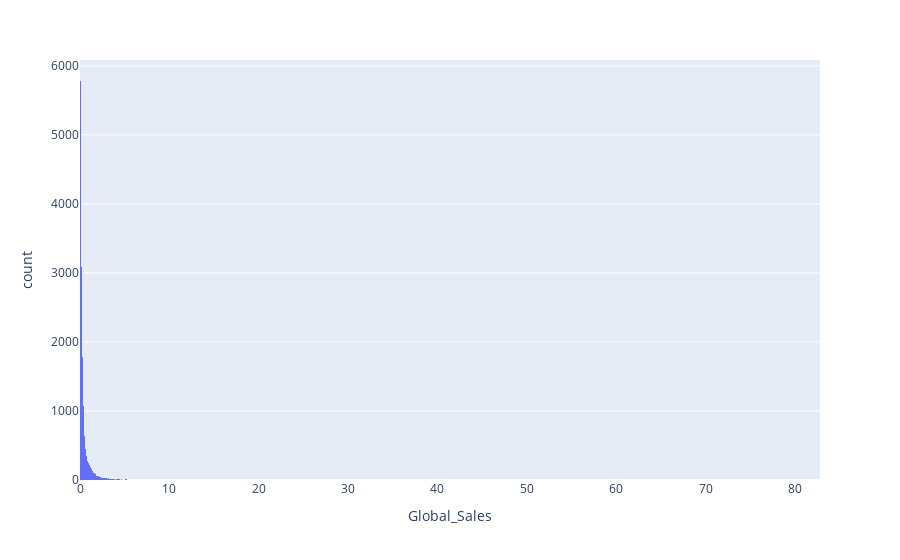

Notebook cell for this chart:
### Code cell
import plotly.express as px
# 4.Create a histogram to show the distribution of global sales.
fig = px.histogram(df, x='Global_Sales')
fig.show()

### Figure 1 — Plotly figure (JSON) as saved in the notebook; plotly's stock layout.template omitted (floating-point values rounded to 4 significant figures; data arrays with more than 128 entries replaced by an {"elided": "..."} marker saying what was removed)
{"data": [{"alignmentgroup": "True", "bingroup": "x", "hovertemplate": "Global_Sales=%{x}<br>count=%{y}<extra></extra>", "legendgroup": "", "marker": {"color": "#636efa", "pattern": {"shape": ""}}, "name": "", "offsetgroup": "", "orientation": "v", "showlegend": false, "type": "histogram", "x": {"elided": "16598 float values"}, "xaxis": "x", "yaxis": "y"}], "layout": {"autosize": true, "barmode": "relative", "legend": {"tracegroupgap": 0}, "margin": {"t": 60}, "xaxis": {"anchor": "y", "autorange": true, "domain": [0, 1], "range": [2.845e-15, 82.8], "title": {"text": "Global_Sales"}, "type": "linear"}, "yaxis": {"anchor": "x", "autorange": true, "domain": [0, 1], "range": [0, 6085.0], "title": {"text": "count"}}}}
